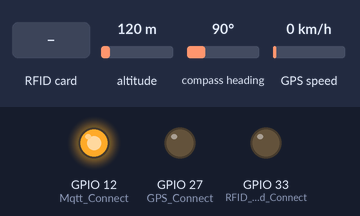
Simulated run of this sketch. Board: ESP32. Shown: output pins drawn as LEDs (lit = HIGH). The inputs (shaded band) are chosen by the test bench; at power-on: altitude 120 m, compass heading 90°, GPS speed 0 km/h. WiFi joins after 1.5 s; servers stay silent unless stated; random numbers use the default seed unless the sketch sets one; the GPS gets a fix after 3 s at 37.7749, -122.4194 with 8 satellites; no MQTT or app messages arrive unless stated; what the sketch prints to the serial monitor is not drawn.

Above: at 2.7 s.
2.8 s: RFID card 5E 7A 19 C4 held to the reader
At 4.4 s:
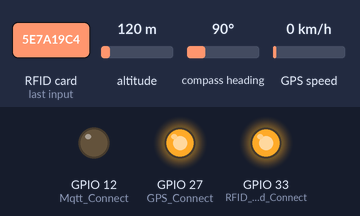
At 6.4 s:
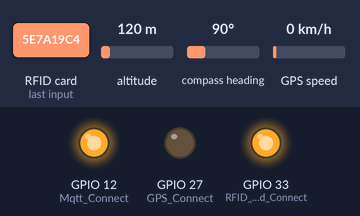
Timing chart, 0 to 7.9 s (numbered marks = the images above; inputs shaded):
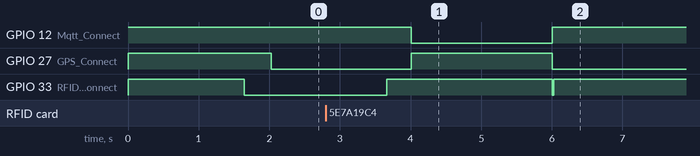

Measured:
- after the input at 2.8 s, GPIO 12 (Mqtt_Connect): HIGH → LOW after 1.2 s, → HIGH 2.0 s later; GPIO 27 (GPS_Connect): LOW → HIGH after 1.2 s, → LOW 2.0 s later

The sketch:

Final_gps_codes.ino
```cpp
#include <WiFi.h>//ESP32 wifi library
#include <PubSubClient.h>//library used for mqtt
#include <TinyGPSPlus.h> //GPS library to extract gps data
#include <SPI.h> //spi connection to rfid module
#include <MFRC522.h>//rfid library
#include <string.h>

TinyGPSPlus gps;
//Hardware Serial pins/
#define RXD2 16
#define TXD2 17
//spi pins rfid-esp32/
#define SS_PIN  5  // ESP32 pin GPIO5
#define RST_PIN 15 // ESP32 pin GPIO27

unsigned int restart=0;
MFRC522 rfid(SS_PIN, RST_PIN);
 String CardID ="";
   byte nuidPICC[4];

//wifi connection credentials
const char* ssid = "gpstracker";
const char* password = "Wemade@iQube";
//mqtt connection credentials
const char* mqtt_server = "broker.hivemq.com";
// const int* mqtt_port = "1883";
// const char* username = "";
// const char* password = "";

WiFiClient espClient; //create an object for WiFiclient
PubSubClient client(espClient);
unsigned long lastMsg = 0; //create a last msg variable
#define MSG_BUFFER_SIZE 350
char msg[MSG_BUFFER_SIZE]={0};
char data[MSG_BUFFER_SIZE]={0};
int value = 0;

void setup_wifi()
{
  WiFi.mode(WIFI_STA);
  WiFi.begin(ssid,password);
  Serial.print("Connecting to ");
  Serial.print(ssid);
  Serial.println("\n");
  // delay(1000);
  int i = 0;
  while(WiFi.status()!=WL_CONNECTED){
    delay(i);
    if(i>350){
      // i=0;
      ESP.restart();
    }

    i++;
    // Serial.print(i);
  }
  Serial.print(i);
  Serial.println(WiFi.localIP());
  Serial.println("\nConnection Established");
}

void callback(char* topic, byte* payload, unsigned int length)
{
  Serial.print("Message arrived");
}

void reconnect()
{
  //Loop until we're connected
  while(!client.connected())
  {
    Serial.print("Attempting MQTT connection...");
    //Create a random client ID
    String clientID = "ESP266client-";
    clientID += String(random(0xffff),HEX);
    //Attempt to connect
    if(client.connect(clientID.c_str()))
    {
      Serial.println("Connected");
      digitalWrite(12,HIGH);
      digitalWrite(27,HIGH);
      digitalWrite(33,LOW);
      //Once connected, publish an announcement...
      // client.publish("kctgps","hello");
    }
    else
    {
      Serial.print("failed, rc=");
      Serial.print(client.state());
      Serial.println("Try again in 3 seconds");
      delay(3000);
    }
  }
}

void getgps()
{
  while (Serial2.available() > 0)
    if (gps.encode(Serial2.read()))
      // displayInfo();
  if (millis() > 5000 && gps.charsProcessed() < 10)
  {
    Serial.println(F("No GPS detected: check wiring."));
    while (true);
  }
  if(!gps.location.isValid())
  {
   restart++;
   Serial.println(restart);
   if(restart>75000)
      ESP.restart();
  }
  // Serial.println(gps.location.isValid());
  if(gps.location.isValid())
  {
    digitalWrite(12,HIGH);
    digitalWrite(27,LOW);
    digitalWrite(33,HIGH);
  }
}

void displayInfo()
{
  Serial.print(F("Location: "));
  // if (gps.location.isValid()){
      Serial.print("Lat: ");
       Serial.print(gps.location.lat(), 6);
 Serial.print(F(","));
    Serial.print("Lng: ");
    Serial.print(gps.location.lng(), 6);
    Serial.println();

}

String rfidread()
{
  String lastval;
  if (rfid.PICC_IsNewCardPresent())
  { // new tag is available
    if (rfid.PICC_ReadCardSerial())

    { // NUID has been readed
      MFRC522::PICC_Type piccType = rfid.PICC_GetType(rfid.uid.sak);
      Serial.print("RFID/NFC Tag Type: ");
      Serial.println(rfid.PICC_GetTypeName(piccType));

      // print UID in Serial Monitor in the hex format
      Serial.print("UID:");
      for (int i = 0; i < rfid.uid.size; i++)//rfid.uid.size
      {
        //Serial.print(rfid.uid.uidByte[i] < 0x10 ? " 0" : " ");
        //Serial.print(rfid.uid.uidByte[i], HEX);
        CardID += rfid.uid.uidByte[i];
        // Serial.print(CardID);
      }
      Serial.println();

      rfid.PICC_HaltA(); // halt PICC
      rfid.PCD_StopCrypto1(); // stop encryption on PCD
      // rfid.uid.size = 0;
    }

    if (rfid.uid.uidByte[0] != nuidPICC[0] ||
rfid.uid.uidByte[1] != nuidPICC[1] ||
rfid.uid.uidByte[2] != nuidPICC[2] ||
rfid.uid.uidByte[3] != nuidPICC[3] ) {
Serial.println(F("A new card has been detected."));
      digitalWrite(12,LOW);
      digitalWrite(27,HIGH);
      digitalWrite(33,HIGH);
      delay(1000);
      digitalWrite(12,HIGH);
      digitalWrite(27,LOW);
      digitalWrite(33,LOW);
// delay(1500);
// Store NUID into nuidPICC array
for (byte i = 0; i < 4; i++) {
  nuidPICC[i] = rfid.uid.uidByte[i];
}
if(lastval != CardID)
    {
    lastval = CardID;
    CardID = "";
    digitalWrite(12,LOW);
    digitalWrite(27,HIGH);
    digitalWrite(33,HIGH);
    delay(1000);
    digitalWrite(12,HIGH);
    digitalWrite(27,LOW);
    digitalWrite(33,LOW);

    return lastval;
    }
}
else
     {
      Serial.println(F("Card read previously."));
      digitalWrite(12,LOW);
      digitalWrite(27,HIGH);
      digitalWrite(33,HIGH);
      delay(300);
      digitalWrite(12,HIGH);
      digitalWrite(27,LOW);
      digitalWrite(33,LOW);
      return "null";
     }
  }
  digitalWrite(12,HIGH);
  digitalWrite(27,LOW);
  digitalWrite(33,LOW);
  return "null";
  // CardID = "0000000000";
  // digitalWrite(2,LOW);
}
void setup() {
  // put your setup code here, to run once:
  Serial.begin(115200);

  // pinMode(2,OUTPUT); //rfid indicator(BLUE)
  pinMode(35,OUTPUT);//Buzzer
  pinMode(12,OUTPUT);//Mqtt Connect(RED)
  pinMode(27,OUTPUT);//GPS Connect(GREEN)
  pinMode(33,OUTPUT);//RFID Read Connect(BLUE)
  pinMode(35,LOW);//Initally turn off the buzzer
  digitalWrite(12,HIGH);
  digitalWrite(27,HIGH);
  digitalWrite(33,HIGH);//GPS Connect(RED)
  Serial.print("Initializing all the setup:\n");
  setup_wifi();
  client.setServer(mqtt_server, 1883);
  Serial.println("\n");
  SPI.begin(); // init SPI bus
  rfid.PCD_Init(); // init MFRC522
  Serial2.begin(9600, SERIAL_8N1, RXD2, TXD2);//Serial comm b/w gps and esp32
}

void loop()
{
  if(!client.connected())
  {
    reconnect();
  }

  client.loop();
  getgps();
  String rfid="null";
  String latitude = String(gps.location.lat(),7);
  String longitude = String(gps.location.lng(),7);
  unsigned long now = millis();

  if(now - lastMsg > 2000)
  {
    lastMsg = now;
    ++value;
    snprintf(msg,MSG_BUFFER_SIZE,"[lat:%s,long:%s]",latitude,longitude);//gps.location.lat(),gps.location.lng());
    // snprintf(buffer, 6, "%s\n", s);
    Serial.print("Publish message:");
    Serial.println(msg);
    client.publish("kctgps",msg);
    String previous;
    rfid = rfidread();
    previous = rfid;
    Serial.print("RFID value:");
    Serial.println(rfid);

    if(rfid!="null")//&& rfid!=previous
    {
      snprintf(data,MSG_BUFFER_SIZE,"[lat:%s,long:%s,UserID:%s]",latitude,longitude,rfid);
      Serial.print("Publish user message:");
      Serial.println(data);
      client.publish("user",data);
      }
      }

}
```
